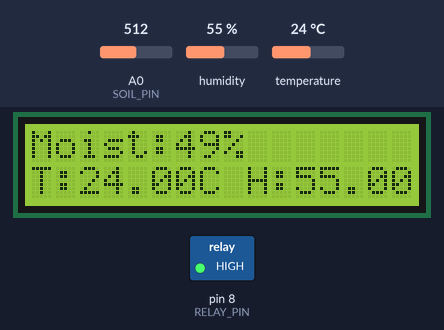
Recording of a sketch running on a simulated Arduino Uno, built with avr-gcc and run on an emulated ATmega328P. Parts: 16×2 character LCD, switched loads named in the sketch (green lamp = pin HIGH). The test bench sets the inputs (shaded band); at power-on: A0 (SOIL_PIN) = 512, humidity 55 %, temperature 24 °C. What the sketch prints to the serial monitor is not drawn.

Above: at 3.2 s.
3.3 s: A0 (SOIL_PIN) set to 601
At 6.4 s:
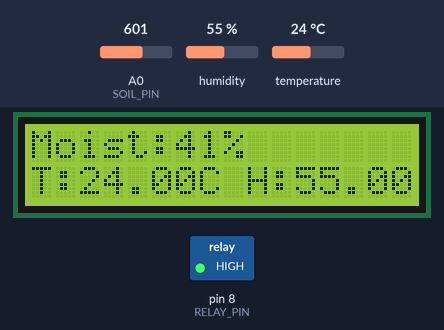
7.2 s: A0 (SOIL_PIN) set to 621
At 9.4 s:
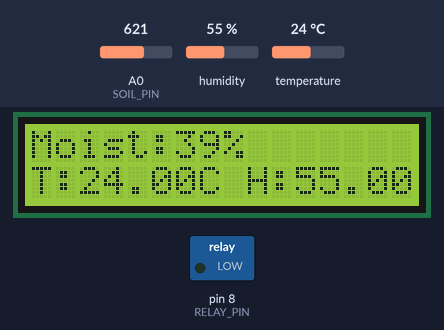
11.1 s: humidity set to 22 %
At 12.5 s:
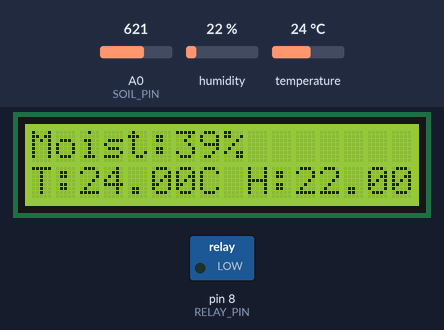
15.0 s: temperature set to 12 °C
At 18.6 s:
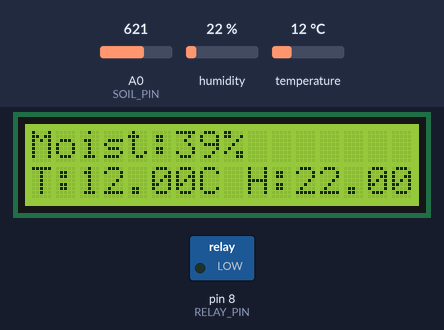
18.9 s: humidity set to 40 %
At 21.7 s:
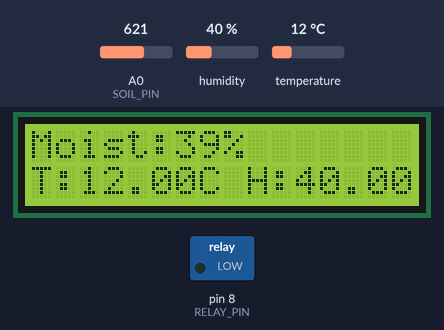
22.8 s: A0 (SOIL_PIN) set to 716
At 24.8 s:
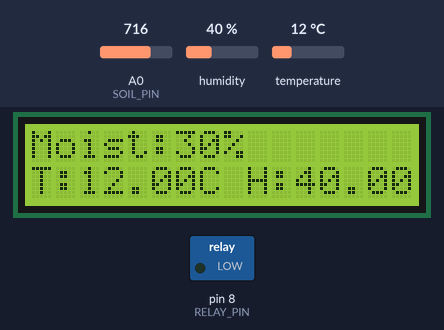
Timing chart, 0 to 26.3 s (numbered marks = the images above; inputs shaded):
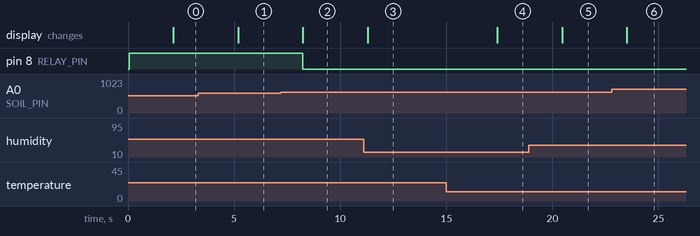

Measured:
- the behaviour switches between 613 and 614 on A0 (SOIL_PIN) (found by bisection; images 1 and 2)
- after the input at 3.3 s, the display: changes after 1.9 s (image 1)
- after the input at 7.2 s, pin 8 (RELAY_PIN): HIGH → LOW after 1.0 s; the display: changes after 1.0 s (image 2)
- after the input at 11.1 s, the display: changes after 0.20 s (image 3)
- after the input at 15.0 s, the display: changes after 2.4 s (image 4)
- after the input at 18.9 s, the display: changes after 1.6 s (image 5)
- after the input at 22.8 s, the display: changes after 0.71 s (image 6)

The sketch:

smart_garden_code.ino
```cpp
#include <DHT.h>
#include <Wire.h>
#include <LiquidCrystal_I2C.h>

LiquidCrystal_I2C lcd(0x27, 16, 2);

#define DHTPIN 2
#define DHTTYPE DHT11
DHT dht(DHTPIN, DHTTYPE);

#define SOIL_PIN A0
#define RELAY_PIN 8

void setup() {
  Serial.begin(9600);
  dht.begin();
  lcd.init();
  lcd.backlight();

  pinMode(RELAY_PIN, OUTPUT);
  digitalWrite(RELAY_PIN, HIGH);

  lcd.setCursor(0, 0);
  lcd.print("Smart Garden");
  delay(2000);
  lcd.clear();
}

void loop() {
  int soilValue = analogRead(SOIL_PIN);
  int moisturePercent = map(soilValue, 1023, 0, 0, 100);

  float h = dht.readHumidity();
  float t = dht.readTemperature();

  if (isnan(h) || isnan(t)) {
    lcd.clear();
    lcd.setCursor(0, 0);
    lcd.print("DHT Error");
    delay(2000);
    return;
  }

  Serial.print("Moisture: ");
  Serial.print(moisturePercent);
  Serial.print("% | Temp: ");
  Serial.print(t);
  Serial.print("C | Humidity: ");
  Serial.print(h);
  Serial.println("%");

  lcd.clear();
  lcd.setCursor(0, 0);
  lcd.print("Moist:");
  lcd.print(moisturePercent);
  lcd.print("%");

  lcd.setCursor(0, 1);
  lcd.print("T:");
  lcd.print(t);
  lcd.print("C H:");
  lcd.print(h);
  lcd.print("%");

  if (moisturePercent < 40) {
    digitalWrite(RELAY_PIN, LOW);
    Serial.println("Motor: ON");
  } else {
    digitalWrite(RELAY_PIN, HIGH);
    Serial.println("Motor: OFF");
  }

  delay(3000);
}
```
